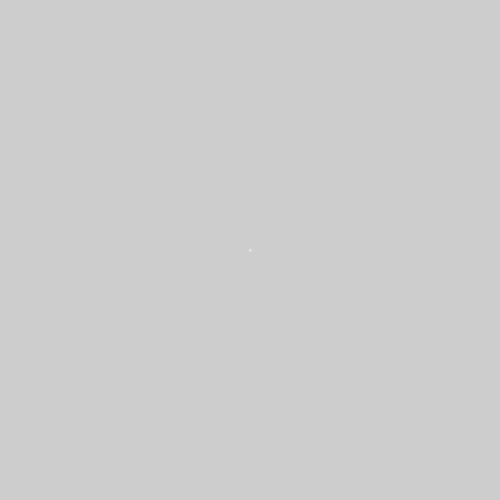
Frame 1 (no input)
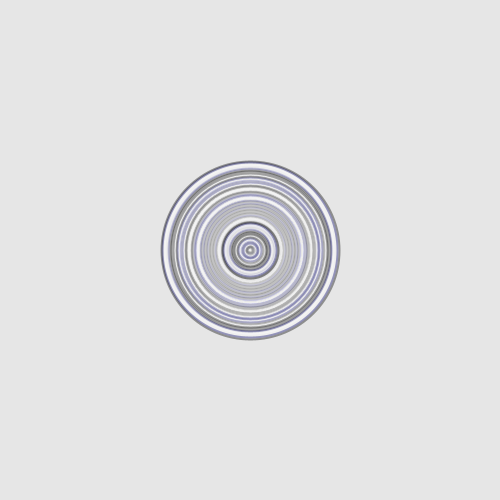
Frame 60 (the mouse pressed at the canvas centre just before this capture)
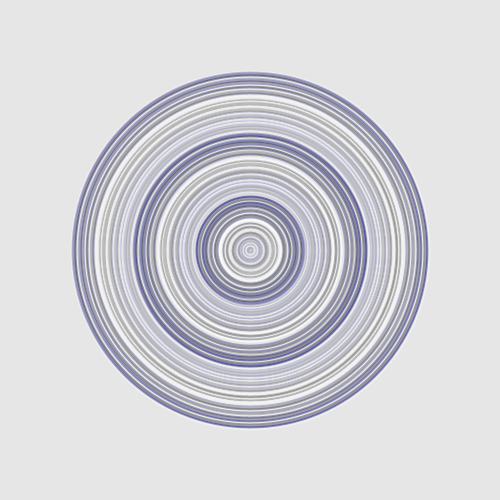
Frame 120 (the mouse held since frame 60 and released just before this capture)

The Processing sketch that drew these frames (run headless with seeded random() and noise(); from frame 60 on, the mouse is pressed at the canvas centre):

// Processing sketch: processing_49985
// ── processing_49985.pde

int sizeEllipse=1;
float coord1=57;
float coord2=101;
float strokeSize=1;
int colorNum=0;
int circleNum=350;
int trans=100;
boolean blah=true;
color[] palette=new color[3];

void setup(){
  frameRate(30);
  smooth();
  
  palette[0]=color(0,0,0);
  palette[1]=color(255,255,255);
  palette[2]=color(0,0,100);
  
  size(500,500);
 
}

void draw(){
  
    if(circleNum>1){
      circleNum--;
      colorNum=int(random(palette.length));
      stroke(palette[colorNum],trans);
      noFill();
      strokeWeight(2);
      ellipse(width/2,height/2,sizeEllipse,sizeEllipse);
      sizeEllipse+=3;
      if(sizeEllipse>125)
          ellipse(width/2,height/2,sizeEllipse-125,sizeEllipse-125);
      if(sizeEllipse>250)
          ellipse(width/2,height/2,sizeEllipse-250,sizeEllipse-250);
      if(sizeEllipse>375)
          ellipse(width/2,height/2,sizeEllipse-375,sizeEllipse-375);
      fill(#FFFFFF,5);
      noStroke();
      rect(0,0,500,500);
    }
    else{
      circleNum=350;
      sizeEllipse=1;
    }

}
